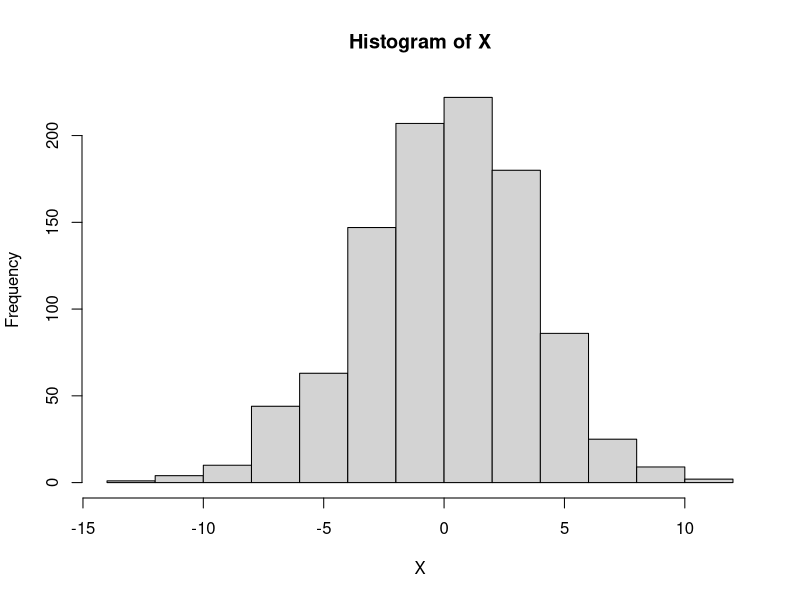
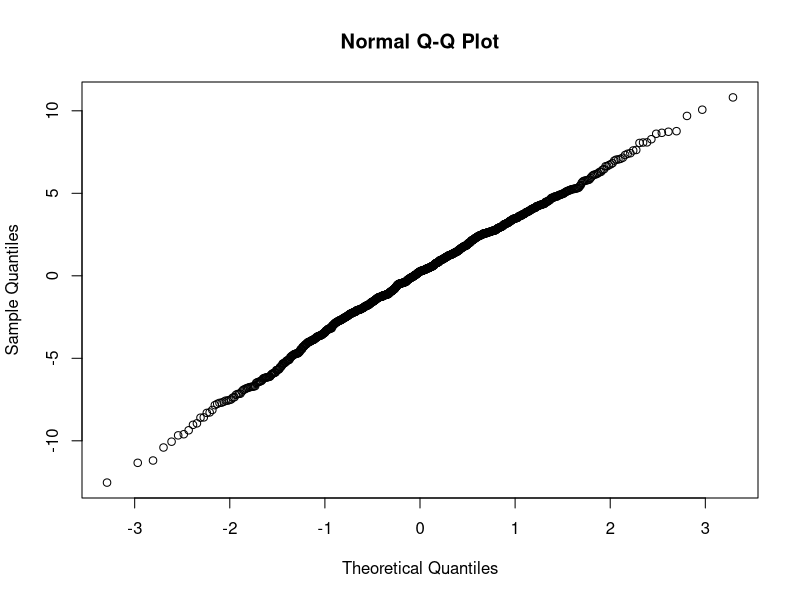

R code for these plots, in order:
## ---- chunk 1
Z1 = rnorm(1000)
Z2 = rnorm(1000)
a = 2
b = 3

X = a*Z1 + b*Z2 
## ---- chunk 2
hist(X)
qqnorm(X)
